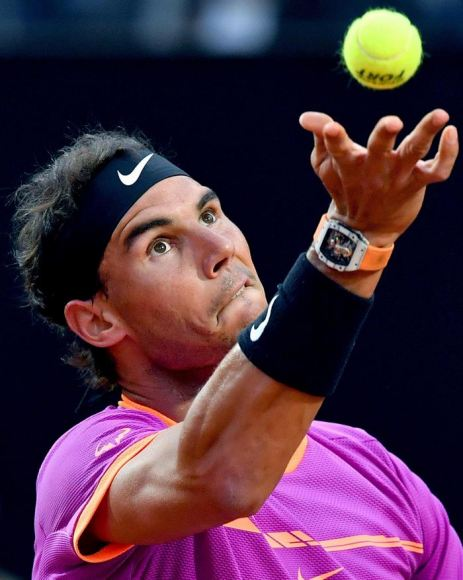
#> input picture src/img/8/nadal.jpg, 463 x 580 px
$ python 2_SeguimientoObjetos.py
#> lines starting #> are read from the running program, lines starting #| are printed output that depends on the picture; after the words box and inside, x2 and y2 are one past the last pixel; in counts of white or black regions, pixels touching at a corner belong together
# Se va a extraer un objeto de color

# En HSV es más fácil representar un color que en RGB

# El método es el siguiente (extraer objeto color azul):
"""
+ Tomar cada fotograma del video
+ Conviértelo de RGB a HSV
+ Limitamos la imagen en HSV a un rango azul
+ Ahora se extra el objeto azul únicamente.
"""
import cv2
import numpy as np

image = cv2.imread("../src/img/8/nadal.jpg")
#> image is the input picture: shape (580, 463, 3); mean B, G, R 68.3, 47.3, 77.5

# Convertir BGR a HSV_BGR2HSV)
hsv = cv2.cvtColor(image, cv2.COLOR_BGR2HSV)
#> hsv: shape (580, 463, 3); mean H, S, V 93.3, 191, 92.6

# Define el rango de colores
lower_verde = np.array([25, 50, 50])
upper_verde = np.array([67, 255, 255])
lower_rosa1 = np.array([125, 50, 50])
upper_rosa1 = np.array([167, 255, 255])

# Umbral de la imagen HSV para obtener solo los colores deseados
mask = cv2.inRange(hsv, lower_verde, upper_verde)
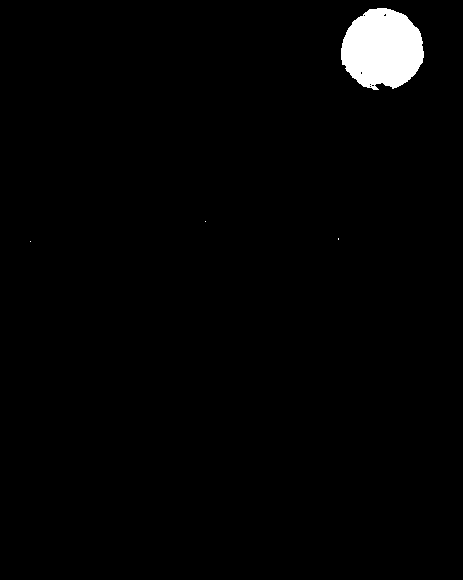
#> mask: shape (580, 463); 1.9% white; 4 white regions (3 under 20 px), largest, box (x1, y1, x2, y2) and area: (341, 8, 424, 90) 5167
mask1 = cv2.inRange(hsv, lower_rosa1, upper_rosa1)
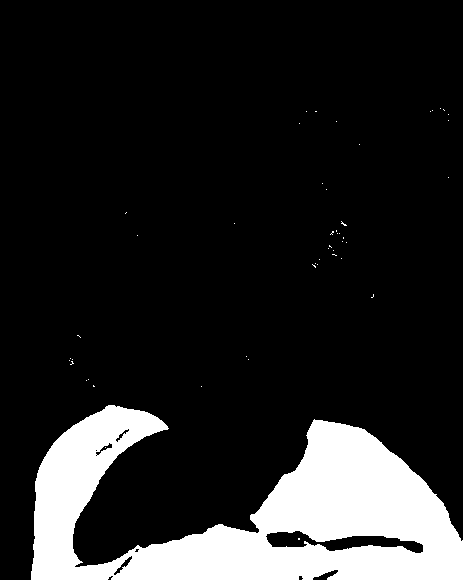
#> mask1: shape (580, 463); 14.6% white; 49 white regions (48 under 20 px), largest, box (x1, y1, x2, y2) and area: (31, 405, 463, 580) 39046

# Bitwise-AND mask and origin image
bola = cv2.bitwise_and(image, image, mask= mask)
camiseta = cv2.bitwise_and(image, image, mask= mask1)
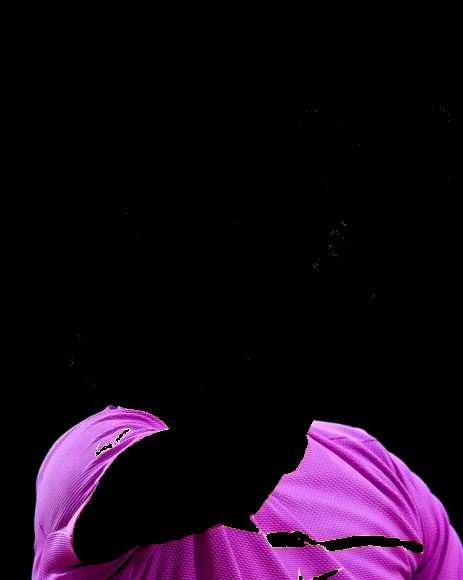
#> camiseta: shape (580, 463, 3); mean B, G, R 26.8, 10.4, 26.3

cv2.imshow('frame', image)
# cv2.imshow('mask', mask)
cv2.imshow('Bola', bola)
cv2.imshow('Camiseta', camiseta)

cv2.waitKey(0)

cv2.destroyAllWindows()
